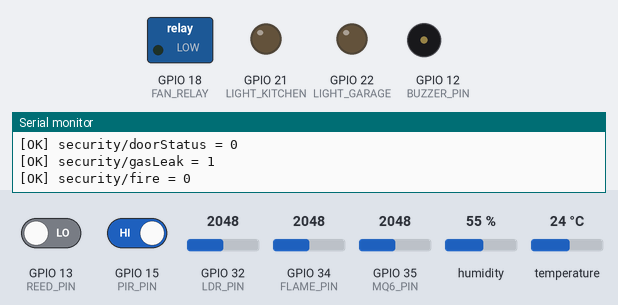
The sketch below on a simulated ESP32. Parts: switched loads named in the sketch (green lamp = pin HIGH), output pins drawn as LEDs (lit = HIGH), buzzer (waves = sounding, pin HIGH), the last lines printed to the serial monitor. The inputs (shaded band) are chosen by the test bench; at power-on: GPIO 34 (FLAME_PIN) = 2048, temperature 24 °C, GPIO 32 (LDR_PIN) = 2048, GPIO 13 (REED_PIN) LOW, GPIO 15 (PIR_PIN) HIGH, GPIO 35 (MQ6_PIN) = 2048, humidity 55 %. WiFi joins after 1.5 s; servers stay silent unless stated; the local clock reads 2024-03-15 10:24:30 at power-on unless the sketch sets it; the Firebase database answers and starts empty.

Above: at 3.7 s.
3.8 s: GPIO 34 (FLAME_PIN) set to 1069
12.6 s: GPIO 34 (FLAME_PIN) set to 927
At 16.0 s:
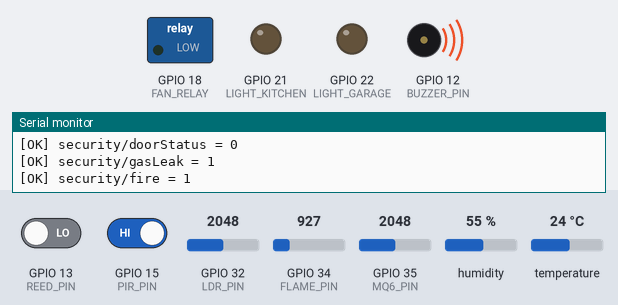
21.2 s: temperature set to 31 °C
25.4 s: temperature set to 34 °C
At 29.8 s:
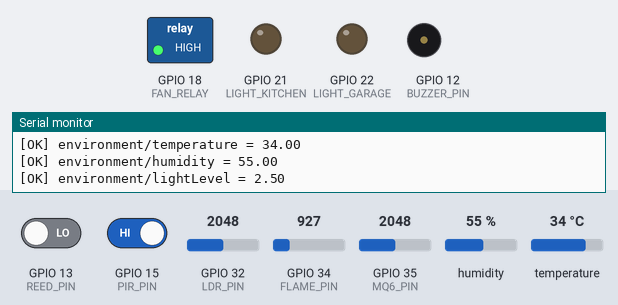
30.7 s: GPIO 32 (LDR_PIN) set to 1697
At 35.3 s:
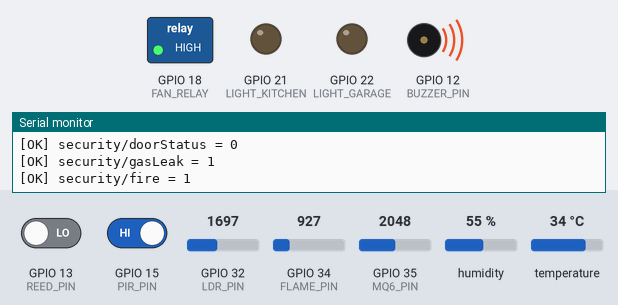
39.5 s: GPIO 32 (LDR_PIN) set to 1583
At 50.5 s:
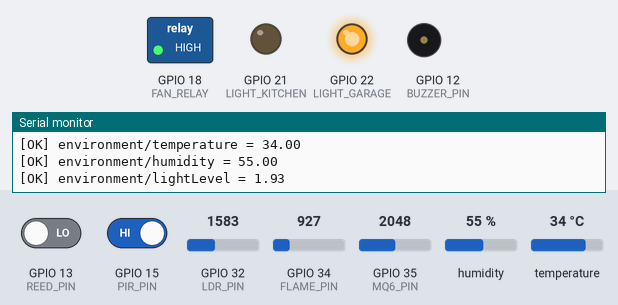
Timing chart, 0 to 56.4 s (numbered marks = the images above; inputs shaded):
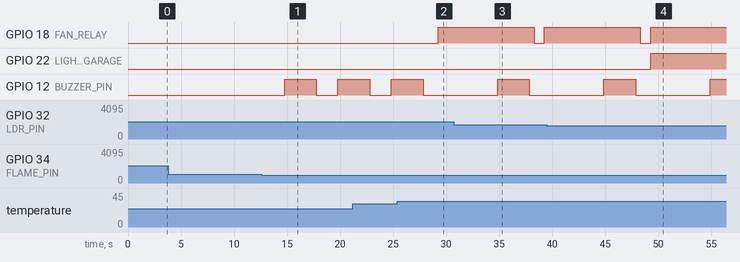

The sketch:

Smart_Home_Automation___Security_System.ino
```cpp
#include <WiFi.h>
#include <FirebaseESP32.h>
#include <DHT.h>
#include <time.h>

// -----------------------------------------------------------------------------
// WiFi & Firebase Credentials  (Replace with your own values)
// -----------------------------------------------------------------------------
#define WIFI_SSID "YOUR_WIFI_SSID"
#define WIFI_PASSWORD "YOUR_WIFI_PASSWORD"

#define API_KEY "YOUR_FIREBASE_API_KEY"
#define DATABASE_URL "YOUR_FIREBASE_DATABASE_URL"

// -----------------------------------------------------------------------------
// Sensor & Actuator Pins
// -----------------------------------------------------------------------------
#define PIR_PIN 15             // Motion sensor (PIR)
#define REED_PIN 13            // Magnetic door sensor
#define MQ6_PIN 35             // Gas sensor (MQ-6)
#define FLAME_PIN 34           // Flame sensor (analog)

#define DHT_PIN 4              // DHT11 sensor pin
#define LDR_PIN 32             // Light sensor (LDR)

#define BUZZER_PIN 12          // Alarm buzzer
#define FAN_RELAY 18           // Fan relay
#define LIGHT_KITCHEN 21       // Kitchen light relay
#define LIGHT_GARAGE 22        // Garage light relay

// -----------------------------------------------------------------------------
// Objects
// -----------------------------------------------------------------------------
DHT dht(DHT_PIN, DHT11);
FirebaseData fbdo;
FirebaseAuth auth;
FirebaseConfig config;

// Time config (GMT +5:30)
const long gmtOffset_sec = 19800;
const int daylightOffset_sec = 0;

// -----------------------------------------------------------------------------
// Utility: Get Current Timestamp
// -----------------------------------------------------------------------------
String getTimeNow() {
  struct tm timeinfo;
  if (!getLocalTime(&timeinfo)) return "00:00";
  char buf[20];
  strftime(buf, sizeof(buf), "%Y-%m-%d %H:%M:%S", &timeinfo);
  return String(buf);
}

// -----------------------------------------------------------------------------
// Firebase Helper Functions (For Debug Logging)
// -----------------------------------------------------------------------------
void debugSetFloat(const char* path, float val) {
  if (Firebase.setFloat(fbdo, path, val)) {
    Serial.printf("[OK] %s = %.2f\n", path, val);
  } else {
    Serial.printf("[ERR] %s: %s\n", path, fbdo.errorReason().c_str());
  }
}

void debugSetInt(const char* path, int val) {
  if (Firebase.setInt(fbdo, path, val)) {
    Serial.printf("[OK] %s = %d\n", path, val);
  } else {
    Serial.printf("[ERR] %s: %s\n", path, fbdo.errorReason().c_str());
  }
}

void debugSetString(const char* path, const String &val) {
  if (Firebase.setString(fbdo, path, val)) {
    Serial.printf("[OK] %s = %s\n", path, val.c_str());
  } else {
    Serial.printf("[ERR] %s: %s\n", path, fbdo.errorReason().c_str());
  }
}

// -----------------------------------------------------------------------------
// Setup
// -----------------------------------------------------------------------------
void setup() {
  Serial.begin(115200);
  delay(10);

  Serial.println("\n=== ESP32 Smart Home System ===");

  // Connect WiFi
  WiFi.begin(WIFI_SSID, WIFI_PASSWORD);
  Serial.print("Connecting to Wi-Fi");

  unsigned long start = millis();
  while (WiFi.status() != WL_CONNECTED) {
    Serial.print(".");
    delay(300);
    if (millis() - start > 20000) {
      Serial.println("\nWiFi connection failed.");
      break;
    }
  }

  if (WiFi.status() == WL_CONNECTED) {
    Serial.println("\nWiFi connected.");
    Serial.print("IP Address: ");
    Serial.println(WiFi.localIP());
  }

  // Firebase Setup
  config.api_key = API_KEY;
  config.database_url = DATABASE_URL;

  if (Firebase.signUp(&config, &auth, "", "")) {
    Serial.println("Firebase signup successful.");
  } else {
    Serial.printf("Firebase signup failed: %s\n",
                  config.signer.signupError.message.c_str());
  }

  Firebase.begin(&config, &auth);
  Firebase.reconnectWiFi(true);

  delay(1000);

  // Initialize sensors
  dht.begin();
  configTime(gmtOffset_sec, daylightOffset_sec, "pool.ntp.org");

  // Pin modes
  pinMode(PIR_PIN, INPUT);
  pinMode(REED_PIN, INPUT);
  pinMode(MQ6_PIN, INPUT);
  pinMode(FLAME_PIN, INPUT);
  pinMode(LDR_PIN, INPUT);

  pinMode(BUZZER_PIN, OUTPUT);
  pinMode(FAN_RELAY, OUTPUT);
  pinMode(LIGHT_KITCHEN, OUTPUT);
  pinMode(LIGHT_GARAGE, OUTPUT);

  // Default OFF state
  digitalWrite(BUZZER_PIN, LOW);
  digitalWrite(FAN_RELAY, LOW);
  digitalWrite(LIGHT_KITCHEN, LOW);
  digitalWrite(LIGHT_GARAGE, LOW);

  Serial.println("Setup completed.\n");
}

// -----------------------------------------------------------------------------
// Main Loop
// -----------------------------------------------------------------------------
void loop() {

  // Log Firebase readiness every 5 seconds
  static unsigned long lastStatus = 0;
  if (millis() - lastStatus > 5000) {
    Serial.printf("Firebase.ready(): %s\n", Firebase.ready() ? "true" : "false");
    lastStatus = millis();
  }

  if (!Firebase.ready()) {
    delay(1000);
    return;
  }

  // ---------------------------------------------------------------------------
  // Read Environmental Values
  // ---------------------------------------------------------------------------
  float temp = dht.readTemperature();
  float hum = dht.readHumidity();
  float lightV = analogRead(LDR_PIN) * (5.0 / 4095.0);

  Serial.printf("Temp: %.2f°C | Hum: %.2f%% | Light: %.2fV\n",
                temp, hum, lightV);

  debugSetFloat("environment/temperature", temp);
  debugSetFloat("environment/humidity", hum);
  debugSetFloat("environment/lightLevel", lightV);

  // Auto light control (Garage)
  digitalWrite(LIGHT_GARAGE, lightV < 2.0 ? HIGH : LOW);

  // Auto fan control
  if (temp > 32.0) {
    digitalWrite(FAN_RELAY, HIGH);
    delay(5000);
  }

  // ---------------------------------------------------------------------------
  // Security Sensors
  // ---------------------------------------------------------------------------
  int motion = digitalRead(PIR_PIN);
  int door = digitalRead(REED_PIN);
  float gasValue = analogRead(MQ6_PIN);
  float flameValue = analogRead(FLAME_PIN);

  int gasLeak = gasValue > 500 ? 1 : 0;
  int fireDetected = flameValue < 1000 ? 1 : 0;

  debugSetInt("security/motion", motion);
  debugSetInt("security/doorStatus", door);
  debugSetInt("security/gasLeak", gasLeak);
  debugSetInt("security/fire", fireDetected);

  // Door alarm
  if (door == HIGH) {
    digitalWrite(BUZZER_PIN, HIGH);
    delay(2000);
    digitalWrite(BUZZER_PIN, LOW);
    debugSetString("security/doorEvent", "Door Opened");
  }

  // Fire alarm
  if (fireDetected) {
    digitalWrite(BUZZER_PIN, HIGH);
    delay(3000);
    digitalWrite(BUZZER_PIN, LOW);
    debugSetString("security/fireEvent", "Fire Detected");
  }

  // ---------------------------------------------------------------------------
  // Manual Appliance Control from Firebase
  // ---------------------------------------------------------------------------
  if (Firebase.getInt(fbdo, "devices/kitchenLight")) {
    digitalWrite(LIGHT_KITCHEN, fbdo.intData() ? HIGH : LOW);
  }

  if (Firebase.getInt(fbdo, "devices/fan")) {
    digitalWrite(FAN_RELAY, fbdo.intData() ? HIGH : LOW);
  }

  delay(500);
}
```

Measured:
- the behaviour switches between 1000 and 999 on GPIO 34 (FLAME_PIN) (found by bisection; images 0 and 1)
- the behaviour switches between 32 and 33 °C on temperature (found by bisection; images 1 and 2)
- the behaviour switches between 1638 and 1637 on GPIO 32 (LDR_PIN) (found by bisection; images 3 and 4)
- after the input at 12.6 s, GPIO 12 (BUZZER_PIN): LOW → HIGH after 2.2 s, → LOW 3.0 s later, → HIGH 2.0 s later
- after the input at 25.4 s, GPIO 18 (FAN_RELAY): LOW → HIGH after 3.8 s; GPIO 12 (BUZZER_PIN): goes on until 27.8 s, then stays LOW
- after the input at 39.5 s, GPIO 22 (LIGHT_GARAGE): LOW → HIGH after 9.8 s
